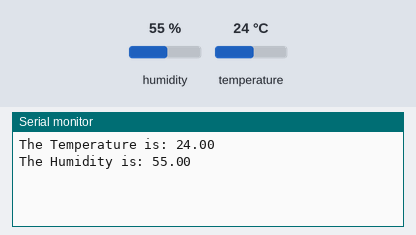
A sketch run on a simulated ESP32. Shown: the last lines printed to the serial monitor. The test bench sets the inputs (shaded band); at power-on: humidity 55 %, temperature 24 °C.

Above: at 1.3 s.
1.4 s: humidity set to 22 %
3.4 s: temperature set to 12 °C
At 5.0 s:
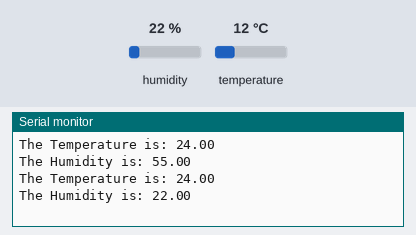
5.4 s: humidity set to 40 %
At 7.8 s:
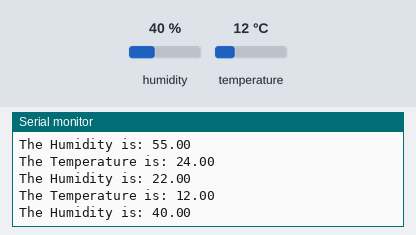
Timing chart, 0 to 9.3 s (numbered marks = the images above; inputs shaded):
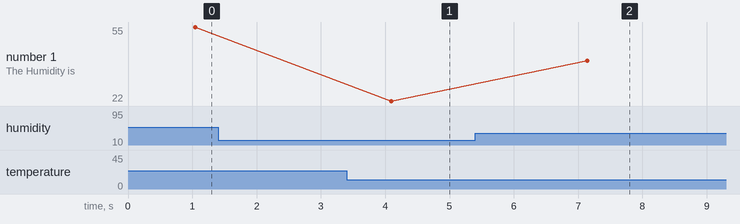

The sketch:

queue_data_singleSensor.ino
```cpp
#include "DHT11.h"

DHT11 dht11(4);

QueueHandle_t myQueue;

typedef struct {
  float temp;
  float humidity;
} SensorData;

void sensorTask(void *pvParameters) {
  SensorData data;

  while(1) {

     data.temp = getTemp();
     data.humidity = getHumidity();

     xQueueSend(myQueue, &data, portMAX_DELAY);

     /* Queue Overlflow Prevention techniques
     1. use 0 instead of portMAX_DELAY
     2. flush old data when queue is overlflow
     if(uxQueueSpacesAvailable(myQueue) == 0) -> xQueueReset(myQueue)
     3. if(uxQueueSpacesAvailable(myQueue) > 0) -> then do xQueueSend
     4. xQueueOverwrite(myQueue, &data) -> only when queue size is 1 -> good when intermediate values are useless noise (temperature, battery level)
     */

     vTaskDelay(pdMS_TO_TICKS(2000));
  }
}

void uartTask(void *pvParameters) {

  SensorData receivedData;

  while(1) {

    if(xQueueReceive(myQueue, &receivedData, portMAX_DELAY) == pdTRUE) {

      Serial.print("The Temperature is: ");
      Serial.println(receivedData.temp);

      Serial.print("The Humidity is: ");
      Serial.println(receivedData.humidity);
    }

  }

}

void setup() {
 Serial.begin(115200);

 myQueue = xQueueCreate(10, sizeof(SensorData));
 xTaskCreate(sensorTask, "Sensor Task", 2048, NULL, 1, NULL);
 xTaskCreate(uartTask, "UART Task", 2048, NULL, 1, NULL);


}

void loop() {


}

float getTemp()
{
    float temp = dht11.readTemperature();

    if (temp != DHT11::ERROR_CHECKSUM && temp != DHT11::ERROR_TIMEOUT) {
        return temp;
    } else {
        return -555;
    }
}

float getHumidity()
{
    float humidity = dht11.readHumidity();

    if (humidity != DHT11::ERROR_CHECKSUM && humidity != DHT11::ERROR_TIMEOUT) {
        return humidity;
    } else {
        return -555;
    }
}
```

Measured:
- after the input at 5.4 s, the serial monitor: prints a new line after 1.7 s (image 2)
- plotted number 1: 22 → 40 after the input at 5.4 s
